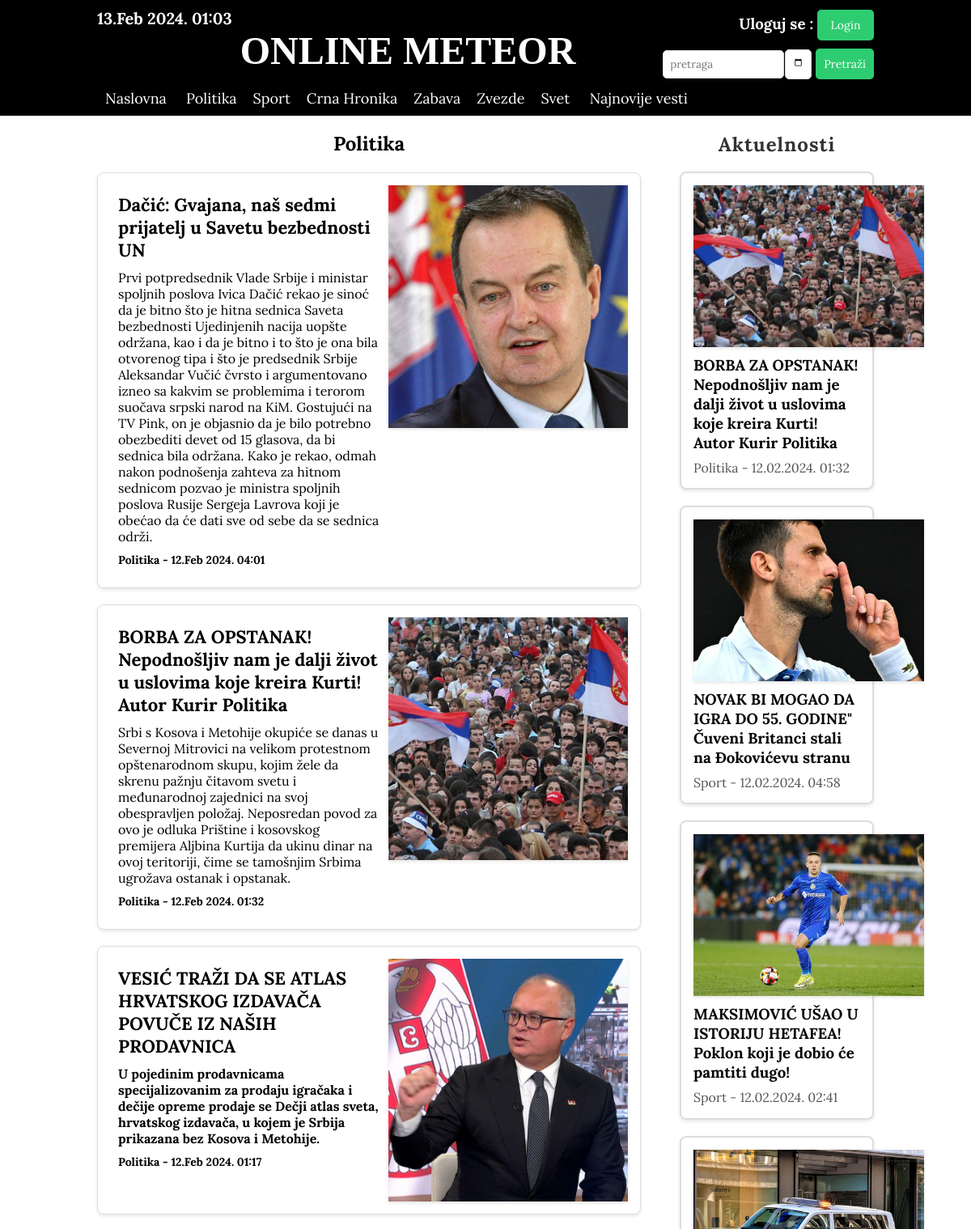
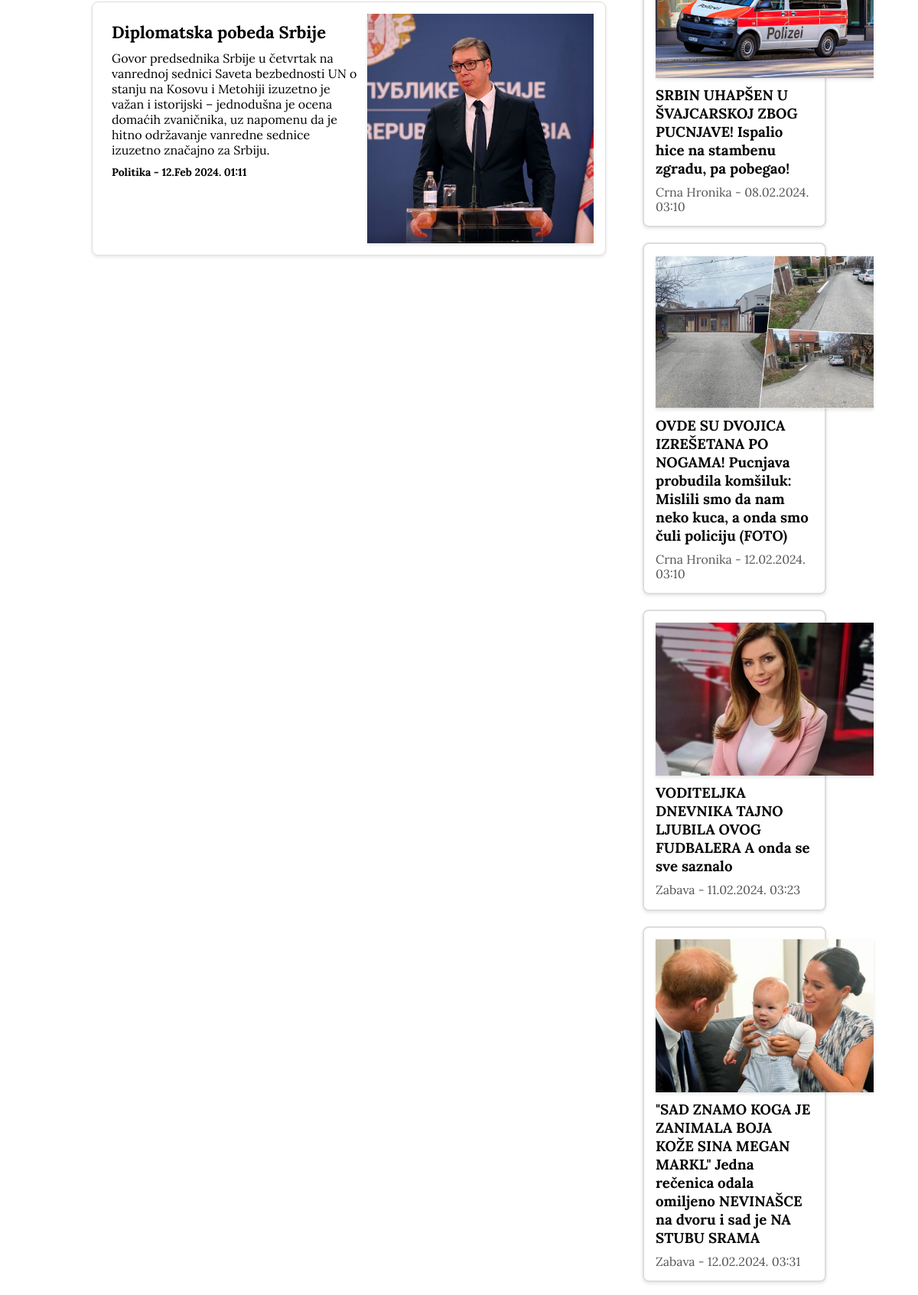
/naslovna/rubrika.php?id_rubrike=1 (upper part), run on the app's committed database (2 pictures, top to bottom).
### tables this page shows
CREATE TABLE IF NOT EXISTS `rubrika` (
  `id_rubrike` int NOT NULL AUTO_INCREMENT,
  `naziv` varchar(50) NOT NULL,
  PRIMARY KEY (`id_rubrike`),
  UNIQUE KEY `id_rubrike_UNIQUE` (`id_rubrike`)
);

CREATE TABLE IF NOT EXISTS `vest` (
  `id_vesti` int NOT NULL AUTO_INCREMENT,
  `naslov` varchar(200) NOT NULL,
  `sadrzaj` mediumtext NOT NULL,
  `id_rubrike` int NOT NULL,
  `status` varchar(30) NOT NULL,
  `datum_vreme_objave` datetime DEFAULT NULL,
  `id_novinara` int NOT NULL,
  `broj_pozitivnih` int NOT NULL DEFAULT '0',
  `broj_negativnih` int NOT NULL DEFAULT '0',
  `id_urednika` int DEFAULT NULL,
  `lead_slika_url` varchar(200) NOT NULL,
  PRIMARY KEY (`id_vesti`),
  UNIQUE KEY `id_vesti_UNIQUE` (`id_vesti`),
  KEY `fk_vest_korisnici1_idx` (`id_novinara`),
  KEY `fk_vest_rubrika1_idx` (`id_rubrike`),
  KEY `fk_vest_korisnici2_idx` (`id_urednika`)
);

CREATE TABLE IF NOT EXISTS `tagovi` (
  `id_taga` int NOT NULL AUTO_INCREMENT,
  `id_vesti` int NOT NULL,
  `sadrzaj` varchar(50) NOT NULL,
  PRIMARY KEY (`id_taga`),
  KEY `fk_tagovi_vest1_idx` (`id_vesti`)
);

### administracija/klase.php (called while the page is built, shortened)
<?php
class Konekcija
{
    private $conn;
    function __construct($host, $username, $password, $db)
    {
        $this->host = $host;
        $this->username = $username;
        $this->password = $password;
        $this->db = $db;
        $this->conn = new mysqli($this->host, $this->username, $this->password, $this->db);
        mysqli_set_charset($this->conn, 'utf8');
    }
    function getSveRubrike()
    {
        $stmt = $this->conn->prepare("select * from rubrika");
        $stmt->execute();
        $rezultat = $stmt->get_result();
        if ($rezultat->num_rows > 0) {
            return $rezultat;
        } else {
            return false;
        }
    }
    function getRubrikaByID($id_rubrike)
    {
        $stmt = $this->conn->prepare("select * from rubrika where id_rubrike = ?");
        $stmt->bind_param("i", $id_rubrike);
        $stmt->execute();
        $rezultat = $stmt->get_result();
        if ($rezultat->num_rows > 0) {
            return $rezultat->fetch_assoc();
        } else {
            return false;
        }
    }
    function getClanakByID($id_vesti)
    {
        $stmt = $this->conn->prepare("SELECT * from vest where id_vesti = ?");
        $stmt->bind_param("i", $id_vesti);
        $stmt->execute();
        $rezultat = $stmt->get_result();
        if ($rezultat->num_rows > 0) {
            return $rezultat->fetch_assoc();
        } else {
            return false;
        }
    }
    function getVestiByRubrika($id_rubrike)
    {
        $stmt = $this->conn->prepare("select * from vest where id_rubrike = ? order by datum_vreme_objave desc");
        $stmt->bind_param("i", $id_rubrike);
        $stmt->execute();
        $rezultat = $stmt->get_result();
        if ($rezultat->num_rows > 0) {
            return $rezultat;
        } else {
            return false;
        }
    }
    function getVestIdByTag($tag)
    {
        $stmt = $this->conn->prepare("select * from tagovi where sadrzaj = ?");
        $stmt->bind_param("s", $tag);
        $stmt->execute();
        $rezultat = $stmt->get_result();
        if ($rezultat->num_rows > 0) {
            return $rezultat;
        } else {
            return false;
        }
    }
}
$konekcija = new Konekcija("localhost", "root", "", "branko_novine");

### naslovna/funkcije.php (called while the page is built)
<?php
function string_between_two_string($str, $starting_word, $ending_word)
{
    $subtring_start = strpos($str, $starting_word);
    $subtring_start += strlen($starting_word);
    $size = strpos($str, $ending_word, $subtring_start) - $subtring_start;
    return substr($str, $subtring_start, $size);
}

### naslovna/rubrika.php (the view, shortened to what this page needs)
<?php
include "../administracija/klase.php";
include "funkcije.php";
$rubrika_id_ulaz = $_GET["id_rubrike"];
$rubrika_info = $konekcija->getRubrikaByID($rubrika_id_ulaz);
?>
<!DOCTYPE html>
<html lang="en">
<head>
    <link rel="stylesheet" href="style.css">
</head>
<body>
    <?php
    include "menu.php";
    ?>
    <section class="main">
        <div class="container container_main">
            <div class="glavne_vesti">
                <?php
                echo "<h1 style='padding-bottom: 20px;'>$rubrika_info[naziv]</h1>";
                $sve_vesti = $konekcija->getVestiByRubrika($rubrika_id_ulaz);
                if ($sve_vesti != false) {
                    while ($vest = $sve_vesti->fetch_assoc()) {
                        if ($vest['status'] == 'odobrena') {
                            $datum_vreme = date("d.M Y. H:i", strtotime($vest["datum_vreme_objave"]));
                            $sadrzaj = $vest["sadrzaj"];
                            $sadrzaj_ispis = string_between_two_string($sadrzaj, "<p>", "</p>");
                            $rubrika_vest = $konekcija->getRubrikaByID($vest["id_rubrike"]);
                            $rubrika = "$rubrika_vest[naziv]";
                            echo "<div class=vest>";
                            echo "<div class=vest_opis>
                                    <a href=vest.php?id_vesti=$vest[id_vesti]><h2>$vest[naslov]</h2></a>
                                    <p>$sadrzaj_ispis</p>
                                    <h4>$rubrika - $datum_vreme</h4>
                                  </div>";
                            echo "<div class=vest_slika><a href=vest.php?id_vesti=$vest[id_vesti]><img src=../$vest[lead_slika_url] class=lead_slika></a></div>";
                            echo "</div>";
                        }
                    }
                } else {
                    echo "<h3>Nema vesti iz ove rubrike</h3>";
                }
                ?>
            </div>
            <?php
            include "aktuelnosti.php";
            ?>
        </div>
    </section>
</body>
</html>

### naslovna/menu.php (shortened to what this page needs)
<section class="wrapper_gore">
    <div class="container">
        <div class="top-header">
            <div class="top-header-levo">
                <h3><?php
                    echo date("d.M Y. H:i"); ?></h3>
                <p class="logo" style="font-family: Algerian;"> ONLINE METEOR</p>
            </div>
            <div class="top-header-desno">
                <h3>Uloguj se : <button class="show-modal">Login</button></h3>
                <form action="pretraga_vesti.php" method="post">
                    <input type="search" placeholder="pretraga" name="termin">
                    <input type="date" name="datum">
                    <input type="submit" value="Pretraži">
                </form>
            </div>
        </div>
        <div class="navigacija">
            <ul>
                <li><a href="index.php">Naslovna</a></li>
                <?php
                $rubrike = $konekcija->getSveRubrike();
                while ($rubrika = $rubrike->fetch_assoc()) {
                    echo "<li><a href=rubrika.php?id_rubrike=$rubrika[id_rubrike]>$rubrika[naziv]</a></li>";
                }
                ?>
                <li><a href="najnovije_vesti.php">Najnovije vesti</a></li>
            </ul>
        </div>
    </div>
</section>

### naslovna/aktuelnosti.php (shortened to what this page needs)
<div class="aktuelne_vesti">
    <h2>Aktuelnosti</h2>
    <?php
    $aktuelne_vesti = $konekcija->getVestIdByTag("aktuelno");
    if ($aktuelne_vesti != false) {
        while ($aktuelna_vest = $aktuelne_vesti->fetch_assoc()) {
            $vest = $konekcija->getClanakByID($aktuelna_vest["id_vesti"]);
            if ($vest["status"] === "odobrena") {
                $datum_vreme = date("d.m.Y. H:i", strtotime($vest["datum_vreme_objave"]));
                $rubrika_vest = $konekcija->getRubrikaByID($vest["id_rubrike"]);
                $rubrika= "$rubrika_vest[naziv]";
                echo "<div class=aktuelna_vest>
                            <div class=aktuelna_vest_slika><a href=vest.php?id_vesti=$vest[id_vesti]><img src=../$vest[lead_slika_url] class=lead_slika></a></div>
                            <a href=vest.php?id_vesti=$vest[id_vesti]><h3>$vest[naslov]</h3></a>
                            <p>$rubrika - $datum_vreme</p>
                        </div>";
            }
        }
    } else {
        echo "<div><h4>Nema aktuelnih vesti</h4></div>";
    }
    ?>
</div>

### naslovna/style.css (style rules this page uses)
* { margin: 0px; padding: 0px; font-family: 'Lora', serif; }
.wrapper_gore { background-color: black; color: white; display: flex; justify-content: center; }
.container { width: 80%; }
.container_main { display: flex; flex-direction: row; }
.top-header { display: flex; justify-content: space-between; }
.top-header-levo { width: 80%; }
.top-header-levo h3 { padding-top: 10px; padding-bottom: 0px; font-size: 20px; }
.top-header-levo p { padding-bottom: 10px; font-size: 3em; }
.top-header-desno button { background-color: #2ecc71; color: #fff; border: none; padding: 10px; border-radius: 5px; cursor: pointer; font-size: 14px; transition: background-color 0.3s ease; margin-top: 10px; width: 70px; }
.top-header-desno form { display: flex; align-items: center; }
.top-header-desno input[type="search"] { padding: 8px; margin-right: 1px; border: 1px solid #ddd; border-radius: 5px; margin-top: 10px; width: 150px; }
.top-header-desno input[type="date"] { padding: 8px; margin-right: 5px; border: 1px solid #ddd; border-radius: 5px; margin-top: 10px; width: 15px; }
.top-header-desno input[type="submit"] { background-color: #2ecc71; color: #fff; border: none; padding: 10px; border-radius: 5px; cursor: pointer; font-size: 14px; transition: background-color 0.3s ease; margin-top: 10px; }
.top-header-desno { width: 20%; display: flex; flex-direction: column; justify-content: center; align-items: end; }
.logo { text-align: center; font-weight: 700; font-size: 2em; }
.navigacija ul { list-style: none; }
.navigacija li { display: inline-block; font-size: 18px; }
.navigacija a { display: block; text-decoration: none; padding: 10px; color: white; }
.main { display: flex; justify-content: center; }
.glavne_vesti { width: 75%; display: flex; flex-direction: column; padding-right: 5%; padding-top: 2%; }
.glavne_vesti h4 { padding-top: 10px; font-size: 14px; }
.glavne_vesti h2 { padding-bottom: 10px; font-size: 22px; }
.glavne_vesti h1 { font-size: 1.5em; text-align: center; }
.aktuelne_vesti { width: 25%; display: flex; flex-direction: column; }
.vest { display: flex; border: 1px solid #ddd; border-radius: 8px; box-shadow: 0 2px 4px rgba(0, 0, 0, 0.1); padding: 15px; margin-bottom: 20px; }
.vest_opis { width: 60%; padding: 10px; }
.vest_opis a { text-decoration: none; color: black; }
.vest_slika { width: 350px; height: 300px; overflow: hidden; box-shadow: 0 2px 4px rgba(0, 0, 0, 0.1); }
.vest_slika img { width: 100%; height: 100%; object-fit: cover; }
.lead_slika { width: 100%; }
.aktuelne_vesti { margin: 20px 0; }
.aktuelna_vest { border: 2px solid #ddd; border-radius: 8px; box-shadow: 0 2px 4px rgba(0, 0, 0, 0.1); padding: 15px; margin-bottom: 20px; }
.aktuelna_vest p { color: #555; line-height: 1.2; }
.aktuelna_vest h3 { padding-bottom: 10px; }
.aktuelna_vest_slika { width: 285px; height: 200px; overflow: hidden; box-shadow: 0 2px 4px rgba(0, 0, 0, 0.1); }
.aktuelna_vest_slika img { width: 100%; height: 100%; object-fit: cover; }
.aktuelne_vesti h2 { padding-bottom: 10px; font-size: 22px; }
.aktuelna_vest a { text-decoration: none; color: #6b90c2; font-weight: bold; padding-bottom: 20px; }
.aktuelne_vesti h2 { color: #333; text-align: center; font-size: 24px; margin-bottom: 8px; letter-spacing: 1px; }
.aktuelna_vest h3 { color: #050505; margin-top: 10px; }
.show-modal { cursor: pointer; }

### data on the page
rubrika: naziv "Politika"
rubrika: naziv "Sport"
rubrika: naziv "Crna Hronika"
rubrika: naziv "Zabava"
rubrika: naziv "Zvezde"
rubrika: naziv "Svet"
vest: naslov "Dačić: Gvajana, naš sedmi prijatelj u Savetu bezbednosti UN", sadrzaj "Prvi potpredsednik Vlade Srbije i ministar spoljnih poslova Ivica Dačić rekao je sinoć da je bitno što je hitna sednica Saveta bezbednosti Ujedinjenih nacija uopšte održana, kao i da je bitno i to što je ona bila otvorenog tipa i što je predsednik Srbije Aleksandar Vučić čvrsto i argumentovano izneo sa kakvim se problemima i terorom suočava srpski narod na KiM. Gostujući na TV Pink, on je objasnio da je bilo potrebno obezbediti devet od 15 glasova, da bi sednica bila održana. Kako je rekao, odmah nakon podnošenja zahteva za hitnom sednicom pozvao je ministra spoljnih poslova Rusije Sergeja Lavrova koji je obećao da će dati sve od sebe da se sednica održi.", id_rubrike.naziv "Politika", datum_vreme_objave "12.Feb 2024. 04:01", lead_slika_url (picture)
vest: naslov "BORBA ZA OPSTANAK! Nepodnošljiv nam je dalji život u uslovima koje kreira Kurti! Autor Kurir Politika", sadrzaj "Srbi s Kosova i Metohije okupiće se danas u Severnoj Mitrovici na velikom protestnom opštenarodnom skupu, kojim žele da skrenu pažnju čitavom svetu i međunarodnoj zajednici na svoj obespravljen položaj. Neposredan povod za ovo je odluka Prištine i kosovskog premijera Aljbina Kurtija da ukinu dinar na ovoj teritoriji, čime se tamošnjim Srbima ugrožava ostanak i opstanak.", id_rubrike.naziv "Politika", datum_vreme_objave "12.Feb 2024. 01:32", lead_slika_url (picture)
vest: naslov "VESIĆ TRAŽI DA SE ATLAS HRVATSKOG IZDAVAČA POVUČE IZ NAŠIH PRODAVNICA", sadrzaj "U pojedinim prodavnicama specijalizovanim za prodaju igračaka i dečije opreme prodaje se Dečji atlas sveta, hrvatskog izdavača, u kojem je Srbija prikazana bez Kosova i Metohije .", id_rubrike.naziv "Politika", datum_vreme_objave "12.Feb 2024. 01:17", lead_slika_url (picture)
vest: naslov "Diplomatska pobeda Srbije", sadrzaj "Govor predsednika Srbije u četvrtak na vanrednoj sednici Saveta bezbednosti UN o stanju na Kosovu i Metohiji izuzetno je važan i istorijski – jednodušna je ocena domaćih zvaničnika, uz napomenu da je hitno održavanje vanredne sednice izuzetno značajno za Srbiju.", id_rubrike.naziv "Politika", datum_vreme_objave "12.Feb 2024. 01:11", lead_slika_url (picture)
tagovi: id_vesti.lead_slika_url (picture), id_vesti.naslov "BORBA ZA OPSTANAK! Nepodnošljiv nam je dalji život u uslovima koje kreira Kurti! Autor Kurir Politika", rubrika.naziv "Politika", id_vesti.datum_vreme_objave "12.02.2024. 01:32"
tagovi: id_vesti.lead_slika_url (picture), id_vesti.naslov "NOVAK BI MOGAO DA IGRA DO 55. GODINE\" Čuveni Britanci stali na Đokovićevu stranu", rubrika.naziv "Sport", id_vesti.datum_vreme_objave "12.02.2024. 04:58"
tagovi: id_vesti.lead_slika_url (picture), id_vesti.naslov "MAKSIMOVIĆ UŠAO U ISTORIJU HETAFEA! Poklon koji je dobio će pamtiti dugo!", rubrika.naziv "Sport", id_vesti.datum_vreme_objave "12.02.2024. 02:41"
tagovi: id_vesti.lead_slika_url (picture), id_vesti.naslov "SRBIN UHAPŠEN U ŠVAJCARSKOJ ZBOG PUCNJAVE! Ispalio hice na stambenu zgradu, pa pobegao!", rubrika.naziv "Crna Hronika", id_vesti.datum_vreme_objave "08.02.2024. 03:10"
tagovi: id_vesti.lead_slika_url (picture), id_vesti.naslov "OVDE SU DVOJICA IZREŠETANA PO NOGAMA! Pucnjava probudila komšiluk: Mislili smo da nam neko kuca, a onda smo čuli policiju (FOTO)", rubrika.naziv "Crna Hronika", id_vesti.datum_vreme_objave "12.02.2024. 03:10"
tagovi: id_vesti.lead_slika_url (picture), id_vesti.naslov "VODITELJKA DNEVNIKA TAJNO LJUBILA OVOG FUDBALERA A onda se sve saznalo", rubrika.naziv "Zabava", id_vesti.datum_vreme_objave "11.02.2024. 03:23"
tagovi: id_vesti.lead_slika_url (picture), id_vesti.naslov "\"SAD ZNAMO KOGA JE ZANIMALA BOJA KOŽE SINA MEGAN MARKL\" Jedna rečenica odala omiljeno NEVINAŠCE na dvoru i sad je NA STUBU SRAMA", rubrika.naziv "Zabava", id_vesti.datum_vreme_objave "12.02.2024. 03:31"
